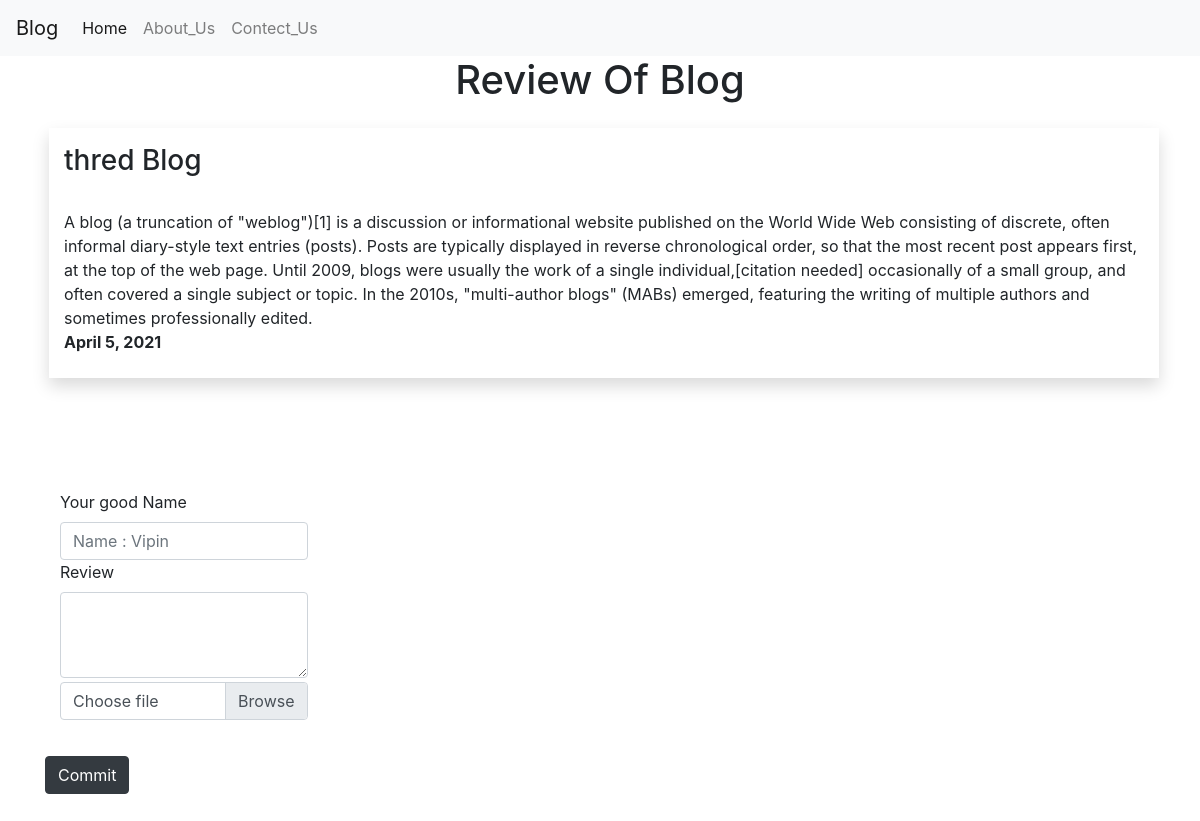
/review/review/3/, run on the app's committed database.
### review/models.py (models this page shows, shortened)
class Blog_out(models.Model):
    blog_id= models.AutoField
    Blog_name=models.CharField(max_length=200,default='')
    desc=models.CharField(max_length=700,default='')
    post_date=models.DateField()

### review/views.py (the view)
# urls.py: path("review/review/<int:myid>/", views.view, name="Review"),
def view(request,myid):
    Blogid = Blog_out.objects.filter(id=myid)
    fb = Feedback.objects.all()
    return render(request,'review/review.html',{'pi':Blogid[0],'fb':fb})

### review/templates/review/review.html (shortened to what this page needs)
{% extends 'review/base.html' %}
{%block body%}
<h1 class="text-center" xmlns="http://www.w3.org/1999/html">Review Of Blog</h1>
<div class="container my-4">
         <div class="container row  shadow mx-1">
            <h3 class="mt-3">{{pi.Blog_name}}</h3><br>
            {{pi.desc}}<br>
            <strong>{{pi.post_date}}</strong><br><br>
         </div>
    {% for i in fb %}<br>
    {%endfor%}
    <form action="/review/review/" method="post">{% csrf_token %}
            <div class="col-sm-3 my-3">
                <label for="Name">Your good Name</label>
                <input type="text" class="form-control" id="Name" name="Name" placeholder="Name : Vipin">
                <label for="Textarea1">Review</label>
                <textarea class="form-control" id="Textarea1" name="Textarea1" rows="3"></textarea>
                <div class="custom-file my-1">
                    <label class="custom-file-label" for="File01">Choose file</label>
                </div>
            </div>
            <button type="submit" class="btn btn-dark my-3">Commit</button>
    </form>
</div>
{%endblock%}

### data on the page
Blog_out: Blog_name "thred Blog", desc "A blog (a truncation of \"weblog\")[1] is a discussion or informational website published on the World Wide Web consisting of discrete, often informal diary-style text entries (posts). Posts are typically displayed in reverse chronological order, so that the most recent post appears first, at the top of the web page. Until 2009, blogs were usually the work of a single individual,[citation needed] occasionally of a small group, and often covered a single subject or topic. In the 2010s, \"multi-author blogs\" (MABs) emerged, featuring the writing of multiple authors and sometimes professionally edited.", post_date "April 5, 2021"
